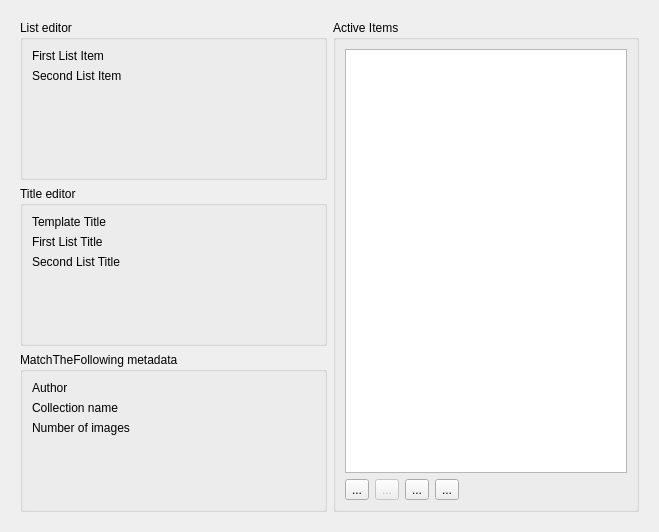
<?xml version="1.0" encoding="UTF-8"?>
<ui version="4.0">
 <class>PicCollectionEditor</class>
 <widget class="QWidget" name="PicCollectionEditor">
  <property name="geometry">
   <rect>
    <x>0</x>
    <y>0</y>
    <width>659</width>
    <height>532</height>
   </rect>
  </property>
  <property name="windowTitle">
   <string>Form</string>
  </property>
  <layout class="QGridLayout" name="gridLayout_3">
   <item row="0" column="0">
    <widget class="QScrollArea" name="scrollArea">
     <property name="frameShape">
      <enum>QFrame::NoFrame</enum>
     </property>
     <property name="widgetResizable">
      <bool>true</bool>
     </property>
     <widget class="QWidget" name="scrollAreaWidgetContents">
      <property name="geometry">
       <rect>
        <x>0</x>
        <y>0</y>
        <width>641</width>
        <height>514</height>
       </rect>
      </property>
      <layout class="QGridLayout" name="gridLayout">
       <item row="0" column="1" rowspan="3">
        <widget class="QGroupBox" name="groupBox_2">
         <property name="title">
          <string>Active Items</string>
         </property>
         <layout class="QGridLayout" name="gridLayout_2">
          <item row="1" column="0">
           <widget class="PlainToolButton" name="m_btnItemAdd">
            <property name="toolTip">
             <string>Add new image.</string>
            </property>
            <property name="text">
             <string>...</string>
            </property>
            <property name="iconSize">
             <size>
              <width>24</width>
              <height>24</height>
             </size>
            </property>
           </widget>
          </item>
          <item row="1" column="3">
           <widget class="PlainToolButton" name="m_btnItemDown">
            <property name="toolTip">
             <string>Move image down.</string>
            </property>
            <property name="text">
             <string>...</string>
            </property>
            <property name="iconSize">
             <size>
              <width>24</width>
              <height>24</height>
             </size>
            </property>
           </widget>
          </item>
          <item row="1" column="1">
           <widget class="PlainToolButton" name="m_btnItemRemove">
            <property name="enabled">
             <bool>false</bool>
            </property>
            <property name="toolTip">
             <string>Remove selected image.</string>
            </property>
            <property name="text">
             <string>...</string>
            </property>
            <property name="iconSize">
             <size>
              <width>24</width>
              <height>24</height>
             </size>
            </property>
           </widget>
          </item>
          <item row="1" column="2">
           <widget class="PlainToolButton" name="m_btnItemUp">
            <property name="toolTip">
             <string>Move image up.</string>
            </property>
            <property name="text">
             <string>...</string>
            </property>
            <property name="iconSize">
             <size>
              <width>24</width>
              <height>24</height>
             </size>
            </property>
           </widget>
          </item>
          <item row="1" column="4">
           <spacer name="horizontalSpacer">
            <property name="orientation">
             <enum>Qt::Horizontal</enum>
            </property>
            <property name="sizeHint" stdset="0">
             <size>
              <width>0</width>
              <height>0</height>
             </size>
            </property>
           </spacer>
          </item>
          <item row="0" column="0" colspan="5">
           <widget class="QListWidget" name="m_listImages">
            <property name="sizePolicy">
             <sizepolicy hsizetype="Expanding" vsizetype="Expanding">
              <horstretch>1</horstretch>
              <verstretch>0</verstretch>
             </sizepolicy>
            </property>
            <property name="toolTip">
             <string>This list contains already added images.</string>
            </property>
           </widget>
          </item>
         </layout>
        </widget>
       </item>
       <item row="1" column="0">
        <widget class="QGroupBox" name="m_groupTitleEditor">
         <property name="sizePolicy">
          <sizepolicy hsizetype="Expanding" vsizetype="Preferred">
           <horstretch>0</horstretch>
           <verstretch>0</verstretch>
          </sizepolicy>
         </property>
         <property name="title">
          <string>Title editor</string>
         </property>
         <layout class="QFormLayout" name="formLayout_3">
          <item row="0" column="0">
           <widget class="QLabel" name="label_8">
            <property name="text">
             <string>Template Title</string>
            </property>
           </widget>
          </item>
          <item row="0" column="1">
           <widget class="LineEditWithStatus" name="m_templateTitle" native="true"/>
          </item>
          <item row="1" column="0">
           <widget class="QLabel" name="label_9">
            <property name="text">
             <string>First List Title</string>
            </property>
           </widget>
          </item>
          <item row="1" column="1">
           <widget class="LineEditWithStatus" name="m_firstListTitle" native="true"/>
          </item>
          <item row="2" column="0">
           <widget class="QLabel" name="label_10">
            <property name="text">
             <string>Second List Title</string>
            </property>
           </widget>
          </item>
          <item row="2" column="1">
           <widget class="LineEditWithStatus" name="m_secondListTitle" native="true"/>
          </item>
         </layout>
        </widget>
       </item>
       <item row="0" column="0">
        <widget class="QGroupBox" name="m_groupListEditor">
         <property name="sizePolicy">
          <sizepolicy hsizetype="Expanding" vsizetype="Preferred">
           <horstretch>0</horstretch>
           <verstretch>0</verstretch>
          </sizepolicy>
         </property>
         <property name="title">
          <string>List editor</string>
         </property>
         <layout class="QFormLayout" name="formLayout">
          <item row="0" column="0">
           <widget class="QLabel" name="label">
            <property name="text">
             <string>First List Item</string>
            </property>
           </widget>
          </item>
          <item row="0" column="1">
           <widget class="LineEditWithStatus" name="m_firstItem" native="true"/>
          </item>
          <item row="1" column="0">
           <widget class="QLabel" name="label_2">
            <property name="text">
             <string>Second List Item</string>
            </property>
           </widget>
          </item>
          <item row="1" column="1">
           <widget class="LineEditWithStatus" name="m_secondItem" native="true"/>
          </item>
         </layout>
        </widget>
       </item>
       <item row="2" column="0">
        <widget class="QGroupBox" name="groupBox_3">
         <property name="title">
          <string>MatchTheFollowing metadata</string>
         </property>
         <layout class="QFormLayout" name="formLayout_2">
          <item row="0" column="0">
           <widget class="QLabel" name="label_3">
            <property name="text">
             <string>Author</string>
            </property>
           </widget>
          </item>
          <item row="0" column="1">
           <widget class="LineEditWithStatus" name="m_txtAuthor" native="true"/>
          </item>
          <item row="1" column="0">
           <widget class="QLabel" name="label_4">
            <property name="text">
             <string>Collection name</string>
            </property>
           </widget>
          </item>
          <item row="1" column="1">
           <widget class="LineEditWithStatus" name="m_txtName" native="true"/>
          </item>
          <item row="2" column="0">
           <widget class="QLabel" name="label_6">
            <property name="text">
             <string>Number of images</string>
            </property>
           </widget>
          </item>
          <item row="2" column="1">
           <widget class="LineEditWithStatus" name="m_txtNumberOfItems" native="true"/>
          </item>
         </layout>
        </widget>
       </item>
      </layout>
     </widget>
    </widget>
   </item>
  </layout>
 </widget>
 <customwidgets>
  <customwidget>
   <class>PlainToolButton</class>
   <extends>QToolButton</extends>
   <header>plaintoolbutton.h</header>
  </customwidget>
  <customwidget>
   <class>LineEditWithStatus</class>
   <extends>QWidget</extends>
   <header>lineeditwithstatus.h</header>
   <container>1</container>
  </customwidget>
 </customwidgets>
 <resources/>
 <connections/>
</ui>
